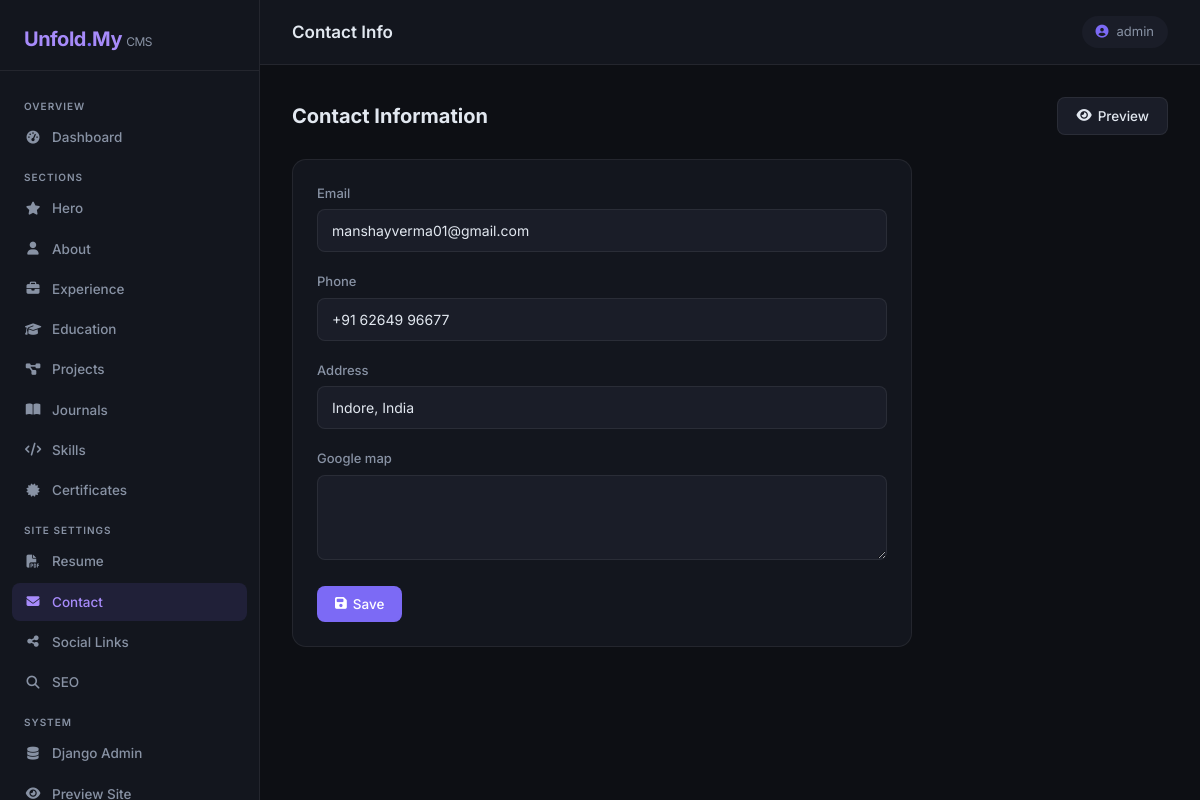
/admin-panel/contact/ (signed in), run on the app's committed database.
### profile_1/models.py (models this page shows, shortened)
class SingletonModel(models.Model):
    class Meta:
        abstract = True
    @classmethod
    def load(cls):
        obj, _ = cls.objects.get_or_create(pk=1)
        return obj

class Contact(SingletonModel):
    email = models.EmailField(default="")
    phone = models.CharField(max_length=30, default="")
    address = models.CharField(max_length=300, default="")
    google_map = models.TextField(blank=True, help_text="Google Maps embed URL or iframe src")
    class Meta:
        verbose_name = "Contact Info"
        verbose_name_plural = "Contact Info"

### profile_1/admin_panel/views.py (the view)
# urls.py: path("contact/",           views.contact_edit,        name="contact"),
@staff_required
def contact_edit(request):
    obj = Contact.load()
    if request.method == "POST":
        form = ContactForm(request.POST, request.FILES, instance=obj)
        if form.is_valid():
            form.save()
            messages.success(request, "Contact info updated.")
            return redirect("admin_panel:contact")
    else:
        form = ContactForm(instance=obj)
    return render(request, "admin-panel/contact.html", {"form": form, "obj": obj})

### profile_1/admin_panel/forms.py
class ContactForm(forms.ModelForm):
    class Meta:
        model = Contact
        fields = ["email", "phone", "address", "google_map"]
        widgets = {
            "google_map": forms.Textarea(attrs={"rows": 3}),
        }

### profile_1/admin_panel/views.py (called while the page is built)
def staff_required(view_func):
    @wraps(view_func)
    def wrapper(request, *args, **kwargs):
        if not (request.user.is_authenticated and request.user.is_staff):
            return redirect("admin_panel:login")
        return view_func(request, *args, **kwargs)
    return wrapper

### profile_1/templates/admin-panel/contact.html (shortened to what this page needs)
{% extends "admin-panel/base.html" %}
{% block page_title_header %}Contact Info{% endblock %}
{% block nav_contact %}active{% endblock %}
{% block content %}
<div class="page-header">
  <h2>Contact Information</h2>
  <a href="/" target="_blank" class="btn-panel btn-secondary-panel"><i class="fa-solid fa-eye"></i> Preview</a>
</div>
<div class="panel-card" style="max-width:620px;">
  <form method="post" enctype="multipart/form-data">
    {% include "admin-panel/includes/form_fields.html" with form=form %}
    <button type="submit" class="btn-panel btn-primary-panel"><i class="fa-solid fa-floppy-disk"></i> Save</button>
  </form>
</div>
{% endblock %}

### profile_1/templates/admin-panel/base.html (shortened to what this page needs)
{% load static %}
<!DOCTYPE html>
<html lang="en">
<head>
  <link rel="stylesheet" href="https://cdn.jsdelivr.net/npm/bootstrap@5.3.2/dist/css/bootstrap.min.css">
  <link rel="stylesheet" href="https://cdnjs.cloudflare.com/ajax/libs/font-awesome/6.5.1/css/all.min.css">
</head>
<body>
  <aside class="sidebar">
    <div class="sidebar-brand">Unfold<span>.</span>My <span style="font-size:12px;font-weight:400;color:var(--muted)">CMS</span></div>
    <nav class="sidebar-nav">
      <div class="nav-section-label">Overview</div>
      <a href="{% url 'admin_panel:dashboard' %}" class="sidebar-link {% block nav_dashboard %}{% endblock %}">
        <i class="fa-solid fa-gauge-high"></i> Dashboard
      </a>
      <div class="nav-section-label">Sections</div>
      <a href="{% url 'admin_panel:hero' %}" class="sidebar-link {% block nav_hero %}{% endblock %}">
        <i class="fa-solid fa-star"></i> Hero
      </a>
      <a href="{% url 'admin_panel:about' %}" class="sidebar-link {% block nav_about %}{% endblock %}">
        <i class="fa-solid fa-user"></i> About
      </a>
      <a href="{% url 'admin_panel:experience' %}" class="sidebar-link {% block nav_experience %}{% endblock %}">
        <i class="fa-solid fa-briefcase"></i> Experience
      </a>
      <a href="{% url 'admin_panel:education' %}" class="sidebar-link {% block nav_education %}{% endblock %}">
        <i class="fa-solid fa-graduation-cap"></i> Education
      </a>
      <a href="{% url 'admin_panel:projects' %}" class="sidebar-link {% block nav_projects %}{% endblock %}">
        <i class="fa-solid fa-diagram-project"></i> Projects
      </a>
      <a href="{% url 'admin_panel:journals' %}" class="sidebar-link {% block nav_journals %}{% endblock %}">
        <i class="fa-solid fa-book-open"></i> Journals
      </a>
      <a href="{% url 'admin_panel:skills' %}" class="sidebar-link {% block nav_skills %}{% endblock %}">
        <i class="fa-solid fa-code"></i> Skills
      </a>
      <a href="{% url 'admin_panel:certifications' %}" class="sidebar-link {% block nav_certifications %}{% endblock %}">
        <i class="fa-solid fa-certificate"></i> Certificates
      </a>
      <div class="nav-section-label">Site Settings</div>
      <a href="{% url 'admin_panel:resume' %}" class="sidebar-link {% block nav_resume %}{% endblock %}">
        <i class="fa-solid fa-file-pdf"></i> Resume
      </a>
      <a href="{% url 'admin_panel:contact' %}" class="sidebar-link {% block nav_contact %}{% endblock %}">
        <i class="fa-solid fa-envelope"></i> Contact
      </a>
      <a href="{% url 'admin_panel:social' %}" class="sidebar-link {% block nav_social %}{% endblock %}">
        <i class="fa-solid fa-share-nodes"></i> Social Links
      </a>
      <a href="{% url 'admin_panel:seo' %}" class="sidebar-link {% block nav_seo %}{% endblock %}">
        <i class="fa-solid fa-magnifying-glass"></i> SEO
      </a>
      <div class="nav-section-label">System</div>
      <a href="/admin/" target="_blank" class="sidebar-link">
        <i class="fa-solid fa-database"></i> Django Admin
      </a>
      <a href="/" target="_blank" class="sidebar-link">
        <i class="fa-solid fa-eye"></i> Preview Site
      </a>
    </nav>
  </aside>
  <div class="main-content">
    <div class="topbar">
      <h1>{% block page_title_header %}Dashboard{% endblock %}</h1>
      <div class="user-chip"><i class="fa-solid fa-circle-user"></i> {{ request.user.username }}</div>
    </div>
    <div class="page-body">
      {% block content %}{% endblock %}
    </div>
  </div>
</body>
</html>

### profile_1/templates/admin-panel/includes/form_fields.html (shortened to what this page needs)
{% for field in form %}
  <div class="form-group-panel">
    <label class="form-label-panel" for="{{ field.id_for_label }}">{{ field.label }}</label>
    {% if field.field.widget.input_type == 'file' %}
      {% if field.value %}
        <div style="margin-bottom:8px;">
          <a href="{{ field.value.url }}" target="_blank" class="btn-panel btn-secondary-panel btn-sm-panel">
            <i class="fa-solid fa-file"></i> Current file
          </a>
        </div>
      {% endif %}
      <input type="file" name="{{ field.html_name }}" id="{{ field.id_for_label }}" class="form-control-panel" style="padding:8px;">
    {% elif field.field.widget.input_type == 'select' %}
      <select name="{{ field.html_name }}" id="{{ field.id_for_label }}" class="form-control-panel">
        {% for choice_val, choice_label in field.field.choices %}
          <option value="{{ choice_val }}" {% if field.value == choice_val %}selected{% endif %}>{{ choice_label }}</option>
        {% endfor %}
      </select>
    {% else %}
      {% if field.field.widget.attrs.rows %}
        <textarea name="{{ field.html_name }}" id="{{ field.id_for_label }}" class="form-control-panel" rows="{{ field.field.widget.attrs.rows }}" placeholder="{{ field.field.widget.attrs.placeholder|default:'' }}">{{ field.value|default:'' }}</textarea>
      {% else %}
        <input type="{{ field.field.widget.input_type }}" name="{{ field.html_name }}" id="{{ field.id_for_label }}" value="{{ field.value|default:'' }}" class="form-control-panel" placeholder="{{ field.field.widget.attrs.placeholder|default:'' }}">
      {% endif %}
    {% endif %}
  </div>
{% endfor %}

### profile_1/templates/admin-panel/base.html (style rules this page uses)
:root { --sidebar-w: 260px; --bg: #0d0f14; --surface: #13161e; --surface2: #1a1d28; --border: rgba(255,255,255,0.07); --accent: #7c6af5; --accent2: #a78bfa; --text: #e2e8f0; --muted: #8892a4; --danger: #f56565; --success: #48bb78; }
*, *::before, *::after { box-sizing: border-box; }
body { margin: 0; font-family: 'Inter', sans-serif; background: var(--bg); color: var(--text); min-height: 100vh; }
.sidebar { position: fixed; top: 0; left: 0; width: var(--sidebar-w); height: 100vh; background: var(--surface); border-right: 1px solid var(--border); display: flex; flex-direction: column; z-index: 100; overflow-y: auto; }
.sidebar-brand { padding: 24px 24px 16px; font-size: 20px; font-weight: 700; letter-spacing: -0.5px; color: var(--accent2); border-bottom: 1px solid var(--border); }
.sidebar-brand span { color: var(--accent); }
.sidebar-nav { flex: 1; padding: 16px 12px; }
.nav-section-label { font-size: 10px; text-transform: uppercase; letter-spacing: 1px; color: var(--muted); padding: 12px 12px 4px; font-weight: 600; }
.sidebar-link { display: flex; align-items: center; gap: 10px; padding: 9px 12px; border-radius: 8px; font-size: 13.5px; font-weight: 500; color: var(--muted); text-decoration: none; margin-bottom: 2px; transition: all .15s ease; }
.sidebar-link:hover, .sidebar-link.active { background: rgba(124,106,245,.12); color: var(--accent2); }
.sidebar-link i { width: 18px; text-align: center; font-size: 13px; }
.main-content { margin-left: var(--sidebar-w); min-height: 100vh; display: flex; flex-direction: column; }
.topbar { position: sticky; top: 0; z-index: 50; background: var(--surface); border-bottom: 1px solid var(--border); padding: 16px 32px; display: flex; align-items: center; justify-content: space-between; }
.topbar h1 { font-size: 17px; font-weight: 600; margin: 0; }
.topbar .user-chip { background: var(--surface2); border-radius: 40px; padding: 6px 14px; font-size: 13px; color: var(--muted); display: flex; align-items: center; gap: 8px; }
.topbar .user-chip i { color: var(--accent); }
.page-body { flex: 1; padding: 32px; }
.panel-card { background: var(--surface); border: 1px solid var(--border); border-radius: 14px; padding: 24px; }
.btn-panel { display: inline-flex; align-items: center; gap: 6px; padding: 8px 18px; border-radius: 8px; font-size: 13.5px; font-weight: 500; border: none; cursor: pointer; text-decoration: none; transition: all .15s; }
.btn-primary-panel { background: var(--accent); color: #fff; }
.btn-secondary-panel { background: var(--surface2); color: var(--text); border: 1px solid var(--border); }
.form-label-panel { font-size: 13px; font-weight: 500; color: var(--muted); margin-bottom: 6px; display: block; }
.form-control-panel { width: 100%; background: var(--surface2); border: 1px solid var(--border); border-radius: 8px; padding: 10px 14px; color: var(--text); font-size: 14px; transition: border-color .15s; outline: none; font-family: inherit; }
.form-group-panel { margin-bottom: 20px; }
.page-header { display: flex; align-items: center; justify-content: space-between; margin-bottom: 24px; }
.page-header h2 { font-size: 20px; font-weight: 700; margin: 0; }

### data on the page
Contact: email "manshayverma01@gmail.com" "+91 62649 96677" "Indore, India"

### other printed values
{{ request.user.username }} "admin"
{{ field.label }} "Email" "Phone" "Address" "Google map"
